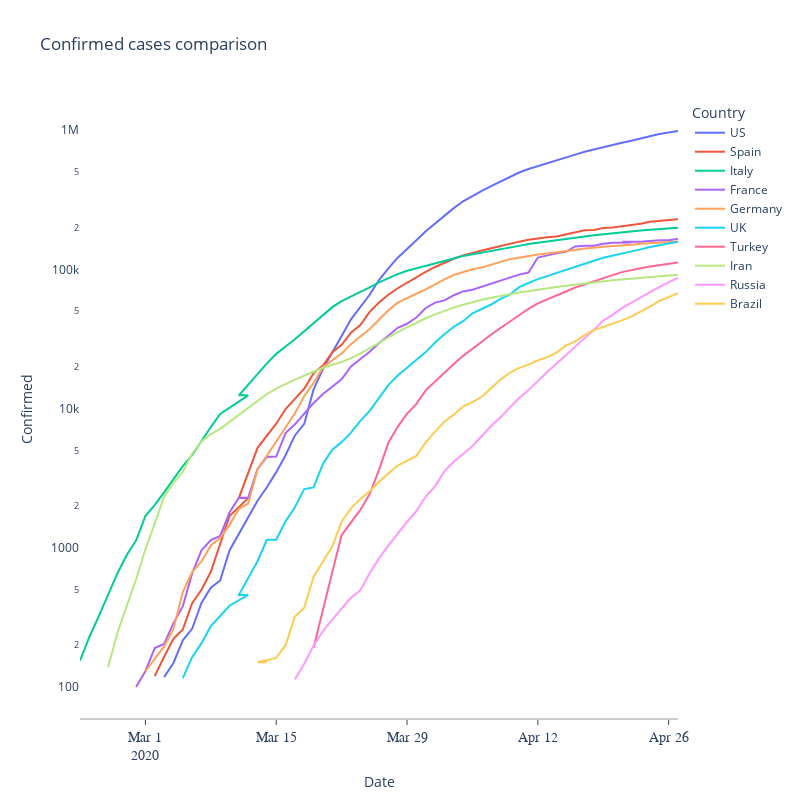

The notebook cell saved with this chart:
### Code cell
fig = px.line(top_countries_100_df, x='Date', y='Confirmed', color='Country', line_group='Country', title='Confirmed cases comparison')
fig.update_layout(
        xaxis=dict(
            showline=True,
            showgrid=False,
            showticklabels=True,
            linecolor='rgb(204, 204, 204)',
            linewidth=2,
            ticks='outside',
            tickfont=dict(
                family='Arial',
                size=14)
        ))

fig.update_yaxes(type="log")
#fig.update_layout(xaxis_rangeslider_visible=True)

fig.update_layout(
    autosize=False,
    width=800,
    height=800,
    plot_bgcolor='white')


#fig.write_image("images/CONFIRMED_CASES_NORWAY.pdf")
fig.show()
